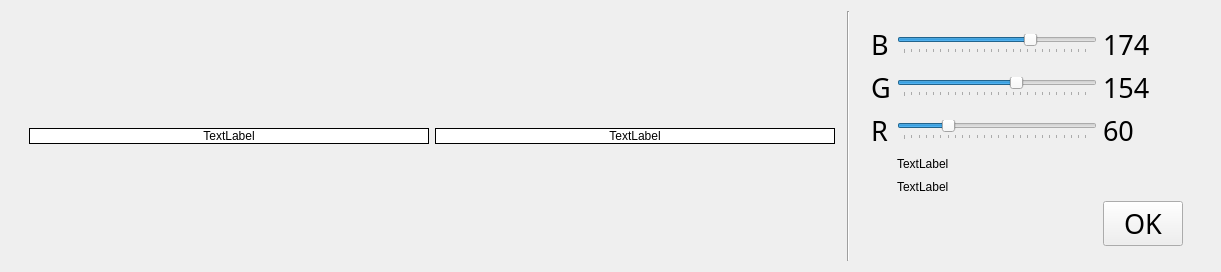
      <widget class="QWidget" name="showImageRGB">
       <layout class="QHBoxLayout" name="horizontalLayout_8">
        <item>
         <layout class="QHBoxLayout" name="horizontalLayout_14" stretch="5,0,1">
          <property name="leftMargin">
           <number>12</number>
          </property>
          <property name="rightMargin">
           <number>12</number>
          </property>
          <item>
           <layout class="QHBoxLayout" name="horizontalLayout_12" stretch="0,1">
            <property name="sizeConstraint">
             <enum>QLayout::SetDefaultConstraint</enum>
            </property>
            <property name="leftMargin">
             <number>6</number>
            </property>
            <property name="topMargin">
             <number>6</number>
            </property>
            <property name="rightMargin">
             <number>6</number>
            </property>
            <property name="bottomMargin">
             <number>6</number>
            </property>
            <item>
             <widget class="QLabel" name="originImage">
              <property name="sizePolicy">
               <sizepolicy hsizetype="Fixed" vsizetype="Fixed">
                <horstretch>0</horstretch>
                <verstretch>0</verstretch>
               </sizepolicy>
              </property>
              <property name="minimumSize">
               <size>
                <width>400</width>
                <height>0</height>
               </size>
              </property>
              <property name="maximumSize">
               <size>
                <width>750</width>
                <height>16777215</height>
               </size>
              </property>
              <property name="mouseTracking">
               <bool>false</bool>
              </property>
              <property name="styleSheet">
               <string notr="true">background-color: rgb(255, 255, 255);</string>
              </property>
              <property name="frameShape">
               <enum>QFrame::Box</enum>
              </property>
              <property name="text">
               <string>TextLabel</string>
              </property>
              <property name="scaledContents">
               <bool>true</bool>
              </property>
              <property name="alignment">
               <set>Qt::AlignCenter</set>
              </property>
             </widget>
            </item>
            <item>
             <widget class="MouseEvent" name="starIImage">
              <property name="sizePolicy">
               <sizepolicy hsizetype="Fixed" vsizetype="Fixed">
                <horstretch>0</horstretch>
                <verstretch>0</verstretch>
               </sizepolicy>
              </property>
              <property name="minimumSize">
               <size>
                <width>400</width>
                <height>0</height>
               </size>
              </property>
              <property name="maximumSize">
               <size>
                <width>16777215</width>
                <height>16777215</height>
               </size>
              </property>
              <property name="mouseTracking">
               <bool>true</bool>
              </property>
              <property name="autoFillBackground">
               <bool>false</bool>
              </property>
              <property name="styleSheet">
               <string notr="true">background-color: rgb(255, 255, 255);</string>
              </property>
              <property name="frameShape">
               <enum>QFrame::Box</enum>
              </property>
              <property name="text">
               <string>TextLabel</string>
              </property>
              <property name="scaledContents">
               <bool>true</bool>
              </property>
              <property name="alignment">
               <set>Qt::AlignCenter</set>
              </property>
             </widget>
            </item>
           </layout>
          </item>
          <item>
           <widget class="Line" name="line_2">
            <property name="orientation">
             <enum>Qt::Vertical</enum>
            </property>
           </widget>
          </item>
          <item>
           <layout class="QGridLayout" name="gridLayout_4">
            <property name="sizeConstraint">
             <enum>QLayout::SetMaximumSize</enum>
            </property>
            <property name="leftMargin">
             <number>15</number>
            </property>
            <property name="topMargin">
             <number>15</number>
            </property>
            <property name="rightMargin">
             <number>15</number>
            </property>
            <property name="bottomMargin">
             <number>15</number>
            </property>
            <item row="3" column="3">
             <widget class="QSlider" name="R">
              <property name="minimumSize">
               <size>
                <width>200</width>
                <height>0</height>
               </size>
              </property>
              <property name="maximumSize">
               <size>
                <width>200</width>
                <height>16777215</height>
               </size>
              </property>
              <property name="maximum">
               <number>255</number>
              </property>
              <property name="value">
               <number>60</number>
              </property>
              <property name="tracking">
               <bool>false</bool>
              </property>
              <property name="orientation">
               <enum>Qt::Horizontal</enum>
              </property>
              <property name="tickPosition">
               <enum>QSlider::TicksBelow</enum>
              </property>
             </widget>
            </item>
            <item row="4" column="5" rowspan="2" colspan="2">
             <spacer name="verticalSpacer_3">
              <property name="orientation">
               <enum>Qt::Vertical</enum>
              </property>
              <property name="sizeType">
               <enum>QSizePolicy::Expanding</enum>
              </property>
              <property name="sizeHint" stdset="0">
               <size>
                <width>13</width>
                <height>40</height>
               </size>
              </property>
             </spacer>
            </item>
            <item row="0" column="3">
             <widget class="QSlider" name="B">
              <property name="minimumSize">
               <size>
                <width>20</width>
                <height>0</height>
               </size>
              </property>
              <property name="maximumSize">
               <size>
                <width>200</width>
                <height>16777215</height>
               </size>
              </property>
              <property name="autoFillBackground">
               <bool>false</bool>
              </property>
              <property name="maximum">
               <number>255</number>
              </property>
              <property name="value">
               <number>174</number>
              </property>
              <property name="tracking">
               <bool>false</bool>
              </property>
              <property name="orientation">
               <enum>Qt::Horizontal</enum>
              </property>
              <property name="tickPosition">
               <enum>QSlider::TicksBelow</enum>
              </property>
             </widget>
            </item>
            <item row="6" column="5" colspan="2">
             <widget class="QPushButton" name="ok">
              <property name="font">
               <font>
                <family>源泉圓體 M</family>
                <pointsize>20</pointsize>
               </font>
              </property>
              <property name="text">
               <string>OK</string>
              </property>
             </widget>
            </item>
            <item row="1" column="5" colspan="2">
             <widget class="QLabel" name="Glabel_2">
              <property name="sizePolicy">
               <sizepolicy hsizetype="Fixed" vsizetype="Preferred">
                <horstretch>0</horstretch>
                <verstretch>0</verstretch>
               </sizepolicy>
              </property>
              <property name="minimumSize">
               <size>
                <width>50</width>
                <height>0</height>
               </size>
              </property>
              <property name="maximumSize">
               <size>
                <width>50</width>
                <height>16777215</height>
               </size>
              </property>
              <property name="font">
               <font>
                <family>源泉圓體 M</family>
                <pointsize>20</pointsize>
               </font>
              </property>
              <property name="text">
               <string>154</string>
              </property>
             </widget>
            </item>
            <item row="3" column="0" colspan="3">
             <widget class="QLabel" name="Rlabel">
              <property name="sizePolicy">
               <sizepolicy hsizetype="Fixed" vsizetype="Preferred">
                <horstretch>0</horstretch>
                <verstretch>0</verstretch>
               </sizepolicy>
              </property>
              <property name="font">
               <font>
                <family>源泉圓體 M</family>
                <pointsize>20</pointsize>
               </font>
              </property>
              <property name="text">
               <string>R</string>
              </property>
             </widget>
            </item>
            <item row="4" column="3">
             <widget class="QLabel" name="lblMouse_Current_Pos">
              <property name="text">
               <string>TextLabel</string>
              </property>
             </widget>
            </item>
            <item row="0" column="0" colspan="3">
             <widget class="QLabel" name="Blabel">
              <property name="font">
               <font>
                <family>源泉圓體 M</family>
                <pointsize>20</pointsize>
               </font>
              </property>
              <property name="text">
               <string>B</string>
              </property>
             </widget>
            </item>
            <item row="4" column="0" rowspan="2" colspan="3">
             <spacer name="verticalSpacer">
              <property name="orientation">
               <enum>Qt::Vertical</enum>
              </property>
              <property name="sizeHint" stdset="0">
               <size>
                <width>20</width>
                <height>40</height>
               </size>
              </property>
             </spacer>
            </item>
            <item row="1" column="0" colspan="3">
             <widget class="QLabel" name="Glabel">
              <property name="sizePolicy">
               <sizepolicy hsizetype="Fixed" vsizetype="Preferred">
                <horstretch>0</horstretch>
                <verstretch>0</verstretch>
               </sizepolicy>
              </property>
              <property name="font">
               <font>
                <family>源泉圓體 M</family>
                <pointsize>20</pointsize>
               </font>
              </property>
              <property name="text">
               <string>G</string>
              </property>
             </widget>
            </item>
            <item row="5" column="3">
             <widget class="QLabel" name="lblMouse_Current_Event">
              <property name="text">
               <string>TextLabel</string>
              </property>
             </widget>
            </item>
            <item row="0" column="5">
             <widget class="QLabel" name="Blabel_2">
              <property name="sizePolicy">
               <sizepolicy hsizetype="Fixed" vsizetype="Preferred">
                <horstretch>0</horstretch>
                <verstretch>0</verstretch>
               </sizepolicy>
              </property>
              <property name="minimumSize">
               <size>
                <width>50</width>
                <height>0</height>
               </size>
              </property>
              <property name="maximumSize">
               <size>
                <width>50</width>
                <height>16777215</height>
               </size>
              </property>
              <property name="font">
               <font>
                <family>源泉圓體 M</family>
                <pointsize>20</pointsize>
               </font>
              </property>
              <property name="text">
               <string>174</string>
              </property>
             </widget>
            </item>
            <item row="3" column="5">
             <widget class="QLabel" name="Rlabel_2">
              <property name="sizePolicy">
               <sizepolicy hsizetype="Fixed" vsizetype="Preferred">
                <horstretch>0</horstretch>
                <verstretch>0</verstretch>
               </sizepolicy>
              </property>
              <property name="minimumSize">
               <size>
                <width>50</width>
                <height>0</height>
               </size>
              </property>
              <property name="maximumSize">
               <size>
                <width>50</width>
                <height>16777215</height>
               </size>
              </property>
              <property name="font">
               <font>
                <family>源泉圓體 M</family>
                <pointsize>20</pointsize>
               </font>
              </property>
              <property name="text">
               <string>60</string>
              </property>
             </widget>
            </item>
            <item row="1" column="3">
             <widget class="QSlider" name="G">
              <property name="minimumSize">
               <size>
                <width>20</width>
                <height>0</height>
               </size>
              </property>
              <property name="maximumSize">
               <size>
                <width>200</width>
                <height>16777215</height>
               </size>
              </property>
              <property name="maximum">
               <number>255</number>
              </property>
              <property name="value">
               <number>154</number>
              </property>
              <property name="tracking">
               <bool>false</bool>
              </property>
              <property name="orientation">
               <enum>Qt::Horizontal</enum>
              </property>
              <property name="tickPosition">
               <enum>QSlider::TicksBelow</enum>
              </property>
             </widget>
            </item>
           </layout>
          </item>
         </layout>
        </item>
       </layout>
      </widget>
